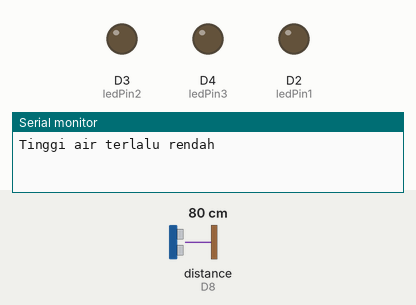
Simulated run of this sketch. Board: ESP8266 (NodeMCU). Parts: output pins drawn as LEDs (lit = HIGH), the last lines printed to the serial monitor. Wiring (inferred from the names in the program): ultrasonic range finder: trigger D7; echo D8. The test bench sets the inputs (shaded band); at power-on: distance to the obstacle (sensor on D8) 80 cm. The echo pulse lasts 58.3 µs per cm; pins used as bus, display or sensor lines are not drawn.

Above: at 3.9 s.
4.0 s: distance to the obstacle (sensor on D8) set to 56 cm
8.1 s: distance to the obstacle (sensor on D8) set to 45 cm
At 10.4 s:
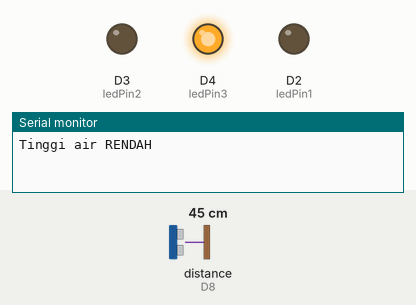
12.2 s: distance to the obstacle (sensor on D8) set to 37 cm
At 13.4 s:
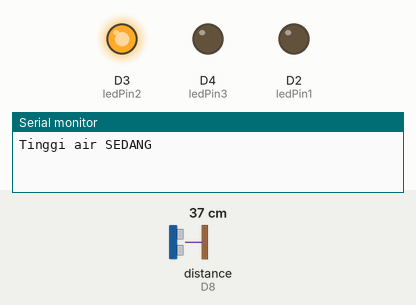
16.3 s: distance to the obstacle (sensor on D8) set to 33 cm
20.4 s: distance to the obstacle (sensor on D8) set to 27 cm
At 22.6 s:
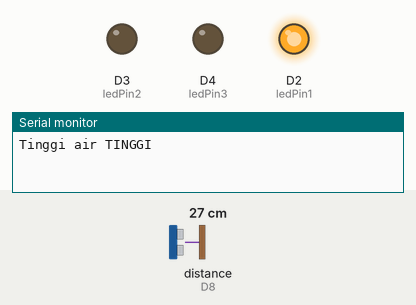
24.5 s: distance to the obstacle (sensor on D8) set to 35 cm
At 25.6 s:
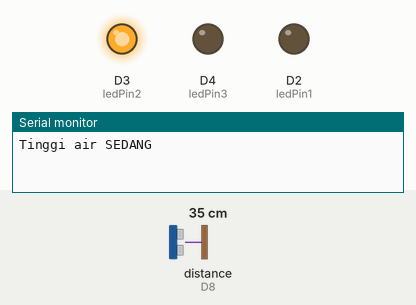
Timing chart, 0 to 27.5 s (numbered marks = the images above; inputs shaded):
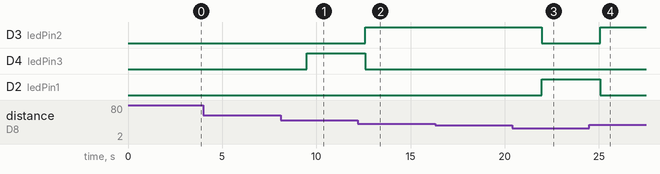

The sketch:

timba.ino
```cpp
//PENJELASAN PROGRAM

//MENGGUNAKAN TIMBA 30 X 50
/*
DELAY 3 DETIK

TINGGI 20 cm
SEDANG 10 cm
RENDAH 0.10 cm

*/

const int trigpin = D7;
const int echopin = D8;
const int ledPin1 = D2;
const int ledPin2 = D3;
const int ledPin3 = D4;

void setup() {

 pinMode(echopin, INPUT);    //variabe echopin di pakai sebagai input
 pinMode(trigpin, OUTPUT);   //variabe trigpin di pakai sebagai output

 pinMode(ledPin1, OUTPUT);     //variabe led1 di pakai sebagai output
 pinMode(ledPin2, OUTPUT);     //variabe led2 di pakai sebagai output
 pinMode(ledPin3, OUTPUT);     //variabe led3 di pakai sebagai output

 Serial.begin(9600);  // memulai komunikasi serial dengan baud rate 9600
 }


void loop() {

//INPUT USER

//PANJANG ALAS
float alas = 30;

//TINGGI TIMBA
float tinggi_gelas = 50;

float jari = 0.5 * alas; // mencari jari jari
float jari_jari = jari * jari ; //jari jari kali jari jari
float luas_alas = 3.14 * jari_jari; //A = πr^2 mencari alas gelas lingkaran

digitalWrite(trigpin, LOW);  //memastika netral
delayMicroseconds(2);

digitalWrite(trigpin, HIGH); //memberi input
delayMicroseconds(10);

digitalWrite(trigpin, LOW);  //menerima input

int echotime = pulseIn(echopin, HIGH); //echotime bertipe data int

float jarakpantul =  echotime * 0.034 / 2;    // jrak pantul
float tinggiair = tinggi_gelas - jarakpantul; // tinggi air

float volume = luas_alas ;// volume air


//KELUARAN PROGRAM//
Serial.println(" PEROGRAM PENGUKURAN TINGGI VOLUME JARAK PANTUL MENGGUNAKAN TIMBA 30 X 50 ");

Serial.print("jarak permukaan : ");
Serial.print(jarakpantul);
Serial.print(" cm ");

Serial.print("tinggi permukaan : ");
Serial.print(tinggiair);
Serial.print(" cm ");

Serial.print("volume : ");
Serial.print(volume);
Serial.println(" cm3 ");


if (tinggiair > 20) {

    digitalWrite(ledPin1, HIGH);
    digitalWrite(ledPin2, LOW);
    digitalWrite(ledPin3, LOW);
    Serial.println("Tinggi air TINGGI ");
  } else if (tinggiair > 10) {

    digitalWrite(ledPin1, LOW);
    digitalWrite(ledPin2, HIGH);
    digitalWrite(ledPin3, LOW);
    Serial.println("Tinggi air SEDANG ");
  } else if (tinggiair > 0.10) {

    digitalWrite(ledPin1, LOW);
    digitalWrite(ledPin2, LOW);
    digitalWrite(ledPin3, HIGH);
    Serial.println("Tinggi air RENDAH ");
  } else {

    digitalWrite(ledPin1, LOW);
    digitalWrite(ledPin2, LOW);
    digitalWrite(ledPin3, LOW);
    Serial.println("Tinggi air terlalu rendah");
  }

  Serial.println(" ");
delay(3000);
}
```

Measured:
- the behaviour switches between 51 and 50 cm on distance to the obstacle (sensor on D8) (found by bisection; images 0 and 1)
- the behaviour switches between 41 and 40 cm on distance to the obstacle (sensor on D8) (found by bisection; images 1 and 2)
- the behaviour switches between 31 and 30 cm on distance to the obstacle (sensor on D8) (found by bisection; images 2 and 3)
- after the input at 8.1 s, D4 (ledPin3): LOW → HIGH after 1.4 s
- after the input at 12.2 s, D3 (ledPin2): LOW → HIGH after 0.40 s; D4 (ledPin3): HIGH → LOW after 0.40 s
- after the input at 20.4 s, D3 (ledPin2): HIGH → LOW after 1.6 s; D2 (ledPin1): LOW → HIGH after 1.6 s
- after the input at 24.5 s, D3 (ledPin2): LOW → HIGH after 0.58 s; D2 (ledPin1): HIGH → LOW after 0.58 s
